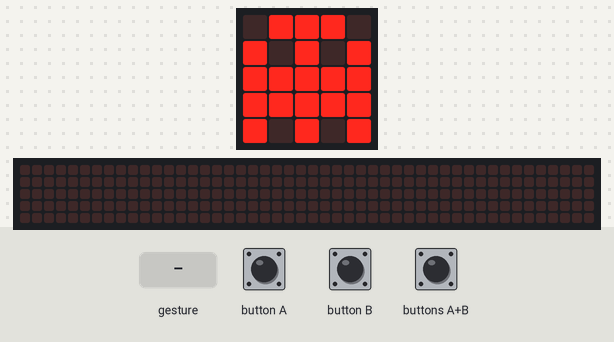
The program below on a simulated BBC micro:bit (MakeCode). On the bench: the board's 5×5 LED display, a strip that is not on the board, showing the scrolling text unrolled. The test bench sets the inputs (shaded band). Random numbers come from a fixed seed; a tilt is held for 1.5 s and a shake lasts 1 s, then the board lies face up again; the 48×5 strip is a reading aid, not a part: it shows the text the display is scrolling, unrolled, one strip-width of it at a time.

Above: at 1.8 s.
1.9 s: button B pressed for 0.15 s
At 2.4 s:
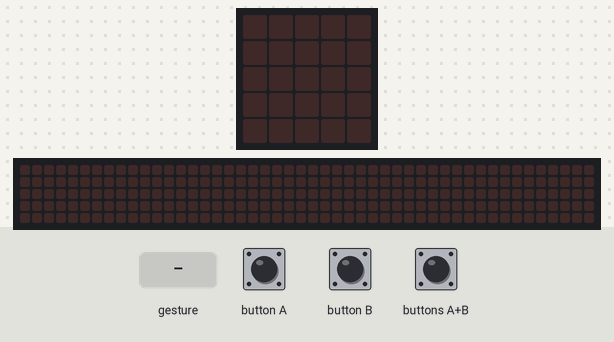
2.6 s: buttons A+B pressed for 1 s
At 3.72 s:
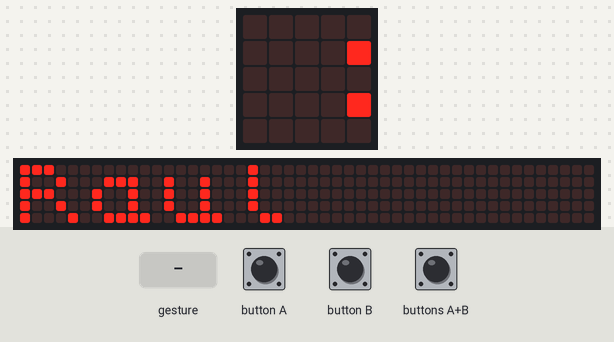
4.2 s: button A pressed for 0.15 s
At 4.47 s:
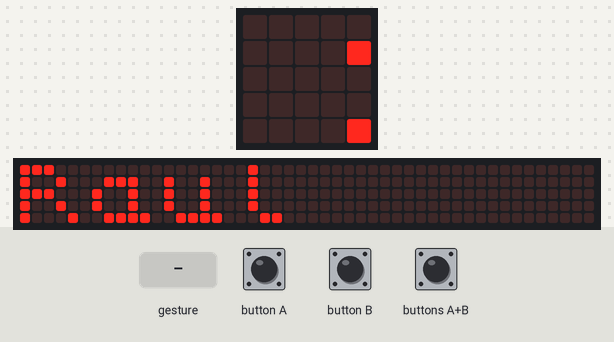
4.9 s: gesture 'shake'
At 5.22 s:
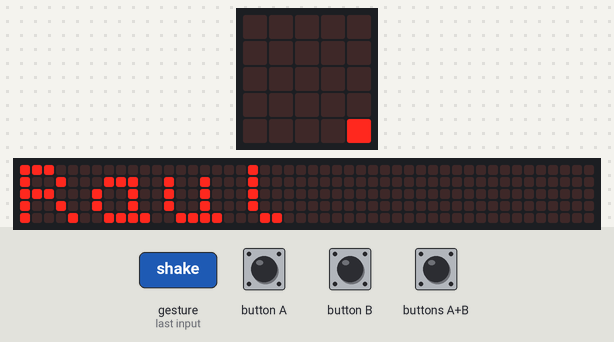
7.6 s: button B pressed for 0.15 s
At 8.52 s:
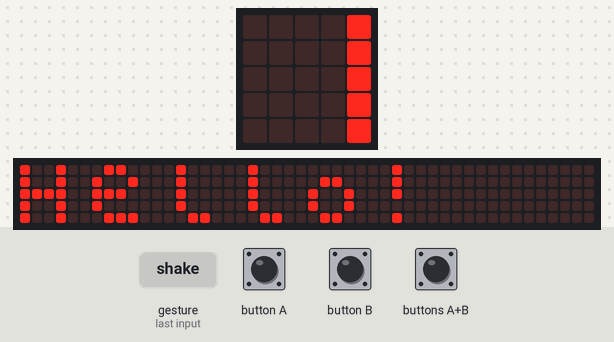

Measured:
- after the input at 1.9 s, the display: changes after 0.15 s (image 1)

The program:

main.ts
```typescript
input.onButtonPressed(Button.A, function () {
    basic.clearScreen()
    basic.pause(1000)
    basic.showString("Hello!")
})
input.onGesture(Gesture.Shake, function () {
    basic.clearScreen()
    basic.pause(500)
    véletlen = Math.randomBoolean()
    if (véletlen == true) {
        basic.showIcon(IconNames.Yes)
    } else {
        basic.showIcon(IconNames.No)
    }
})
input.onButtonPressed(Button.AB, function () {
    basic.clearScreen()
    basic.pause(500)
    basic.showNumber(randint(0, 10))
})
input.onButtonPressed(Button.B, function () {
    basic.clearScreen()
    basic.pause(1000)
    basic.showString("Raul")
})
let véletlen = false
basic.showIcon(IconNames.Ghost)
```

test.ts
```typescript
// ide kerülnek a tesztek; a rendszer ezt nem kompilálja, ha a csomagot bővítményként használják.
```
